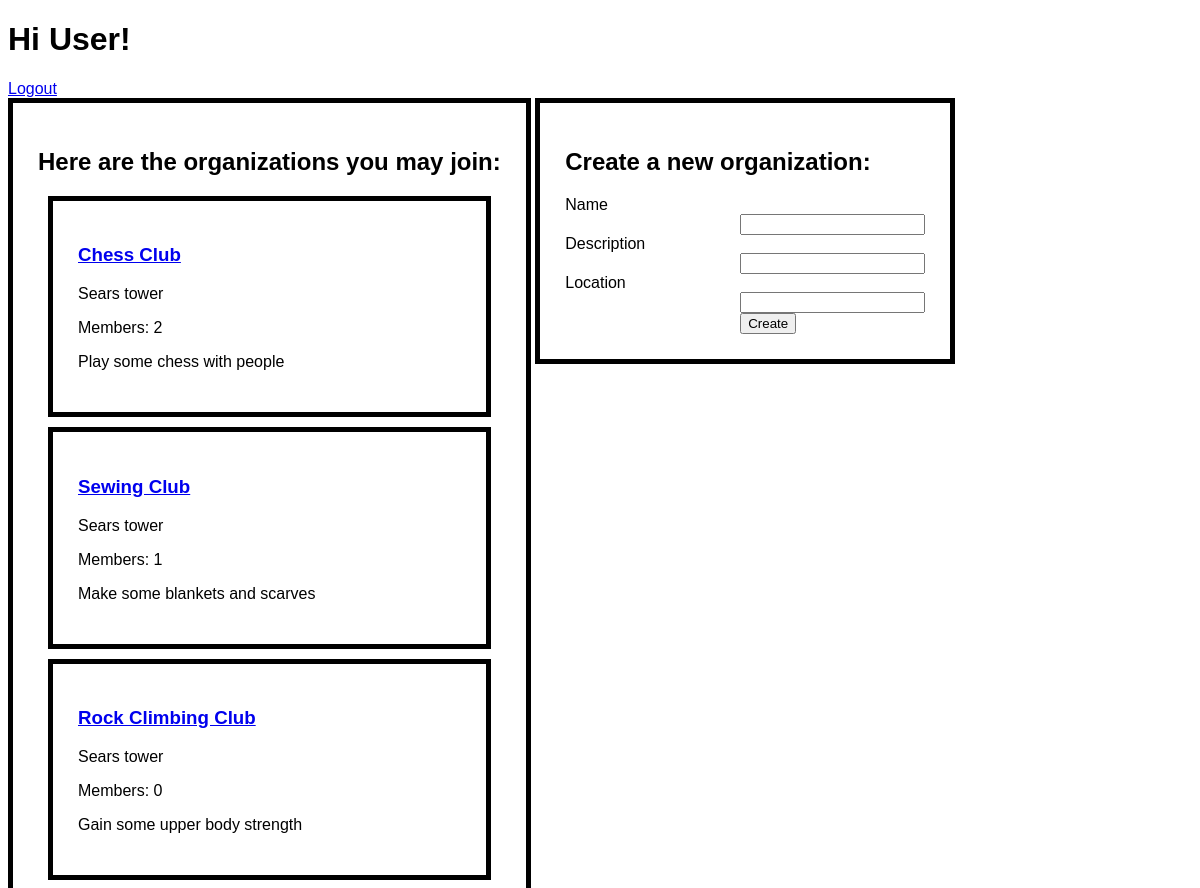
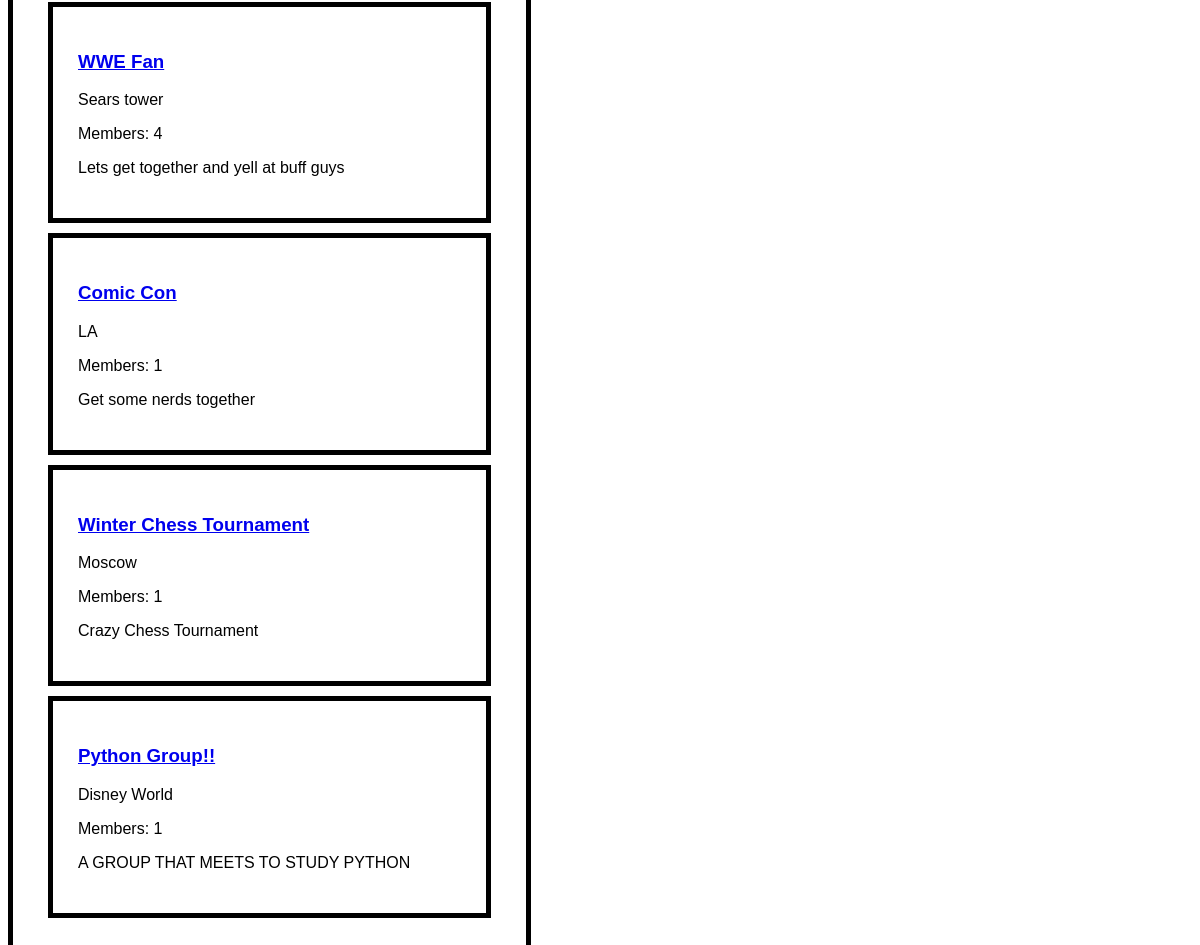
/groups (signed in), run on the app's committed database (2 pictures, top to bottom).
### orgs/models.py (models this page shows)
class Org(models.Model):
    name=models.CharField(max_length=255)
    description=models.CharField(max_length=255)
    location=models.CharField(max_length=255)
    members=models.ManyToManyField(User, related_name="orgs")
    creator=models.ForeignKey(User, related_name="created_orgs", on_delete=models.CASCADE)
    created_at=models.DateTimeField(auto_now_add=True)
    updated_at=models.DateTimeField(auto_now=True)
    objects=OrgManager()

### orgs/views.py (the view)
# urls.py: path('groups', views.groups),
def groups(request):
    context={
        'all_groups': Org.objects.all()
    }
    return render(request, "groups.html", context)

### orgs/templates/groups.html (shortened to what this page needs)
<!DOCTYPE html>
<html lang="en">
<head>
    {% load static %}
    <link rel="stylesheet" href="{% static 'style.css' %}">
</head>
<body>
    <div id="wrapper">
        <div>
            <h1>Hi {{ request.session.name }}!</h1>
            <a href="/logout">Logout</a>
        </div>
        <div class="content">
            <h2>Here are the organizations you may join:</h2>
            {% for group in all_groups %}
            <div class="group">
                <h3><a href="/groups/{{ group.id }}">{{ group.name }}</a></h3>
                <p>{{ group.location }}</p>
                <p>Members: {{ group.members.count }}</p>
                <p>{{ group.description }}</p>
            </div>
            {% endfor %}
        </div>
        <div class="content">
            <h2>Create a new organization:</h2>
            <form action="/create_org" method="post">
                <label>Name</label>
                <input type="text" name="name">
                <label>Description</label>
                <input type="text" name="description">
                <label>Location</label>
                <input type="text" name="location">
                <input type="submit" value="Create">
            </form>
        </div>
    </div>
</body>
</html>

### orgs/static/style.css (style rules this page uses)
#wrapper { margin: 0px auto; width: 1200px; font-family: sans-serif; }
input { display: block; margin-left: 175px; }
.content { display: inline-block; border: 5px solid black; vertical-align: top; padding: 25px; }
.group { border: 5px solid black; padding: 25px; margin: 10px; }

### data on the page
Org: name "Chess Club", location "Sears tower", members.count "2", description "Play some chess with people"
Org: name "Sewing Club", location "Sears tower", members.count "1", description "Make some blankets and scarves"
Org: name "Rock Climbing Club", location "Sears tower", members.count "0", description "Gain some upper body strength"
Org: name "WWE Fan", location "Sears tower", members.count "4", description "Lets get together and yell at buff guys"
Org: name "Comic Con", location "LA", members.count "1", description "Get some nerds together"
Org: name "Winter Chess Tournament", location "Moscow", members.count "1", description "Crazy Chess Tournament"
Org: name "Python Group!!", location "Disney World", members.count "1", description "A GROUP THAT MEETS TO STUDY PYTHON"

### other printed values
{{ request.session.name }} "User"
